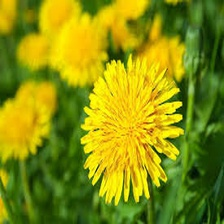
#> input picture data/dandelion/00000000.jpg, 224 x 224 px; its folder holds only this picture in this run
$ python visualize_data.py
#> lines starting #> are read from the running program, lines starting #| are printed output that depends on the picture
#!/usr/bin/env python3
"""
Data visualization script
"""

import os
from pathlib import Path
import random
import matplotlib.pyplot as plt
from PIL import Image
import numpy as np

DATA_DIR = Path("data")


def plot_sample_images(num_samples=10):
    """Plot sample images from each class"""
#> called with num_samples = 10

    dandelion_dir = DATA_DIR / "dandelion"
    grass_dir = DATA_DIR / "grass"

    # Get random samples
    dandelion_images = list(dandelion_dir.glob("*.jpg"))
    grass_images = list(grass_dir.glob("*.jpg"))

    dandelion_samples = random.sample(dandelion_images, min(num_samples, len(dandelion_images)))
    grass_samples = random.sample(grass_images, min(num_samples, len(grass_images)))

    # Create figure
    fig, axes = plt.subplots(2, num_samples, figsize=(20, 4))
    fig.suptitle('Sample Images from Dataset', fontsize=16, fontweight='bold')

    # Plot dandelions
    for i, img_path in enumerate(dandelion_samples):
        img = Image.open(img_path)
#> img is the input picture: PIL image 224x224 RGB; mean R, G, B 136.2, 144.5, 12.3
        axes[0, i].imshow(img)
        axes[0, i].axis('off')
        if i == 0:
            axes[0, i].set_title('Dandelion', fontweight='bold')

    # Plot grass
    for i, img_path in enumerate(grass_samples):
        img = Image.open(img_path)
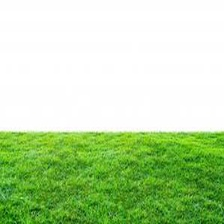
#> input picture data/grass/00000007.jpg, 224 x 224 px
#> img is the input picture: PIL image 224x224 RGB; mean R, G, B 186.8, 217.1, 166.1
        axes[1, i].imshow(img)
        axes[1, i].axis('off')
        if i == 0:
            axes[1, i].set_title('Grass', fontweight='bold')

    plt.tight_layout()
    plt.savefig('data_samples.png', dpi=150, bbox_inches='tight')
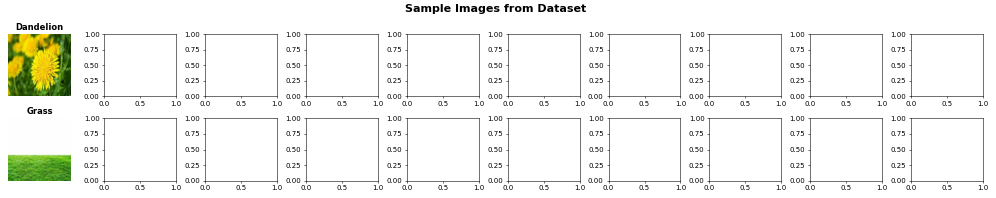
#> figure drawn by matplotlib, 2 panels
    print("✅ Sample images saved to: data_samples.png")
    plt.close()


def plot_dataset_distribution():
    """Plot distribution of classes"""

    dandelion_dir = DATA_DIR / "dandelion"
    grass_dir = DATA_DIR / "grass"

    dandelion_count = len(list(dandelion_dir.glob("*.jpg")))
    grass_count = len(list(grass_dir.glob("*.jpg")))

    # Create bar plot
    fig, ax = plt.subplots(figsize=(8, 6))

    classes = ['Dandelion', 'Grass']
    counts = [dandelion_count, grass_count]
    colors = ['#FFD700', '#90EE90']

    bars = ax.bar(classes, counts, color=colors, edgecolor='black', linewidth=1.5)

    # Add value labels on bars
    for bar, count in zip(bars, counts):
        height = bar.get_height()
        ax.text(bar.get_x() + bar.get_width()/2., height,
                f'{int(count)}',
                ha='center', va='bottom', fontsize=14, fontweight='bold')

    ax.set_ylabel('Number of Images', fontsize=12, fontweight='bold')
    ax.set_title('Dataset Distribution', fontsize=14, fontweight='bold')
    ax.set_ylim(0, max(counts) * 1.15)
    ax.grid(axis='y', alpha=0.3, linestyle='--')

    # Add total
    total = sum(counts)
    ax.text(0.5, 0.95, f'Total: {total} images',
            transform=ax.transAxes,
            ha='center', fontsize=12,
            bbox=dict(boxstyle='round', facecolor='wheat', alpha=0.5))

    plt.tight_layout()
    plt.savefig('dataset_distribution.png', dpi=150, bbox_inches='tight')
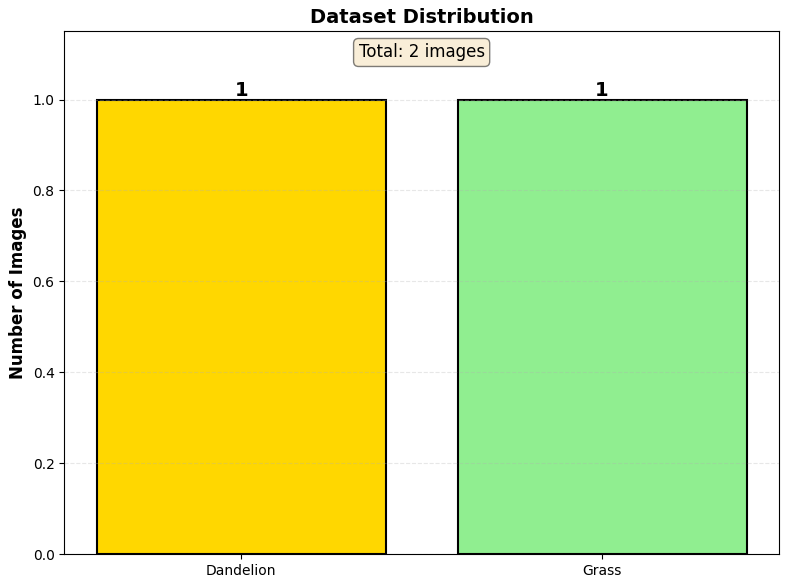
#> figure drawn by matplotlib, 1 panel
    print("✅ Distribution plot saved to: dataset_distribution.png")
    plt.close()


def analyze_image_properties():
    """Analyze image properties (sizes, dimensions, etc.)"""

    dandelion_dir = DATA_DIR / "dandelion"
    grass_dir = DATA_DIR / "grass"

    all_images = list(dandelion_dir.glob("*.jpg")) + list(grass_dir.glob("*.jpg"))

    sizes = []
    widths = []
    heights = []

    print("\n📊 Analyzing image properties...")
    for img_path in all_images[:100]:  # Sample first 100 for speed
        try:
            img = Image.open(img_path)
            widths.append(img.width)
            heights.append(img.height)
            sizes.append(img_path.stat().st_size / 1024)  # KB
        except Exception as e:
            print(f"Error with {img_path}: {e}")

    # Print statistics
    print("\n" + "="*50)
    print("📈 IMAGE STATISTICS")
    print("="*50)
    print(f"Sample size: {len(widths)} images")
#| Sample size: 2 images
    print(f"\nDimensions:")
    print(f"  Width:  {np.mean(widths):.1f} ± {np.std(widths):.1f} px")
#|   Width:  224.0 ± 0.0 px
    print(f"  Height: {np.mean(heights):.1f} ± {np.std(heights):.1f} px")
#|   Height: 224.0 ± 0.0 px
    print(f"\nFile size:")
    print(f"  Mean: {np.mean(sizes):.1f} KB")
    print(f"  Min:  {np.min(sizes):.1f} KB")
    print(f"  Max:  {np.max(sizes):.1f} KB")
    print("="*50)


def main():
    print("🎨 Starting data visualization...\n")

    # Check if data exists
    if not DATA_DIR.exists():
        print("❌ Data directory not found!")
        print("💡 Please run download_images.py first")
        return

    # Plot sample images
    print("📸 Plotting sample images...")
    plot_sample_images(num_samples=10)

    # Plot distribution
    print("\n📊 Plotting distribution...")
    plot_dataset_distribution()

    # Analyze properties
    analyze_image_properties()

    print("\n✅ Visualization complete!")
    print("📁 Check: data_samples.png and dataset_distribution.png")


if __name__ == "__main__":
    main()
